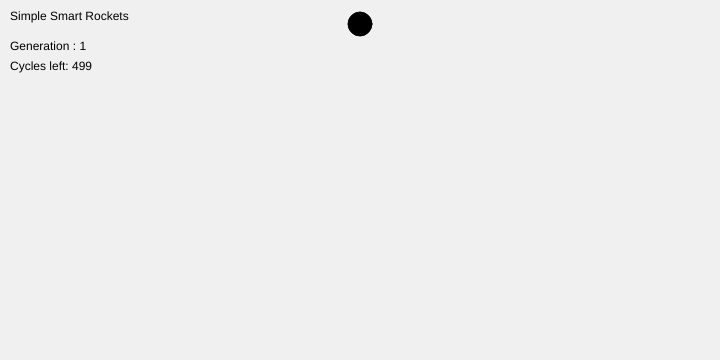
Frame 1 (no input)
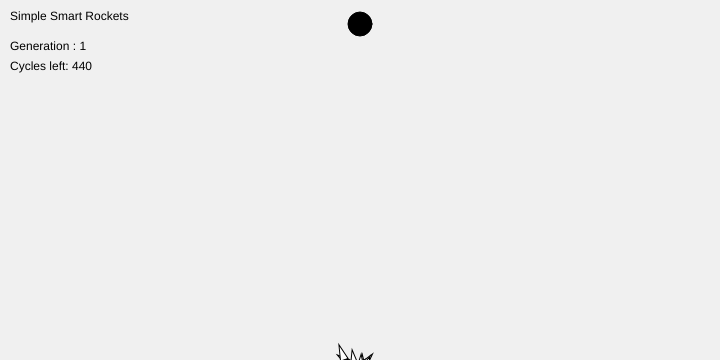
Frame 60 (no input)
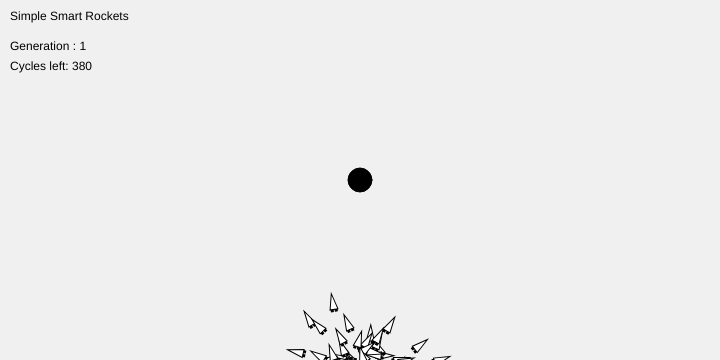
Frame 120 (the mouse pressed at the canvas centre since frame 60)

The p5.js sketch that drew these frames (run headless with seeded random() and noise() and a simulated clock; from frame 60 on, the mouse is pressed at the canvas centre):

// p5.js sketch
// ── sketch.js
/// <reference path="../../p5.global-mode.d.ts" />
// 9.10 進化する力:スマートロケット(Smart Rockets)
const myRad = () => Math.random() * Math.PI * 2;
const randVec2 = (rad) => createVector(Math.cos(rad), Math.sin(rad));
const randVec2With = (force) => randVec2(myRad()).mult(random(0, force));

class DNA {
	constructor(lifetime) {
		this.maxforce = 0.1;
		this.lifetime = lifetime;
		// 生存期間の長さのDNAを作成
		this.genes = Array.from(Array(lifetime), () => randVec2With(this.maxforce));
	}
	// 交叉
	crossover(partner) {
		let child = new DNA(this.lifetime);
		const midpoint = floor(random(this.genes.length));
		child.genes = child.genes.map((v, i) => (i > midpoint) ? this.genes[i] : partner.genes[i]);
		return child;
	}
	// 突然変異
	mutate(mutationRate) {
		this.genes.forEach((v, i, a) => a[i] = random(1) < mutationRate ? randVec2With(this.maxforce) : v);
	}
}

class Rocket {
	constructor(lifetime, _dna) {
		this.position = createVector(width / 2, height + 20);
		this.velocity = createVector(0, 0);
		this.acceleration = createVector(0, 0);

		this.dna = _dna || new DNA(lifetime);
		this.fitness = 0;
		this.r = 4;

		this.geneCounter = 0;
	}
	// カスタマイズ要素2.
	// 適応度関数
	calcFitness(targetPosition /*vec2*/ ) {
		let d = p5.Vector.dist(this.position, targetPosition);
		// 最もシンプルなのは1で割る
		//this.fitness = 1 / d;
		this.fitness = pow(1 / d, 2);
	}
	isHit(targetPosition) {
		return p5.Vector.dist(this.position, targetPosition) < 12;
	}

	applyForce(f) {
		this.acceleration.add(f);
	}
	update() {
		this.velocity.add(this.acceleration);
		this.position.add(this.velocity);
		this.acceleration.mult(0);
	}
	run(targetPosition) {
		if (!this.isHit(targetPosition)) {
			this.applyForce(this.dna.genes[this.geneCounter]);
			this.geneCounter = (this.geneCounter + 1) % this.dna.genes.length;
			this.update();
		}
		this.display();
	}
	display() {
		// heading
		// 90度傾ける(PI/2=90)
		let theta = Math.atan2(this.velocity.y, this.velocity.x) + PI / 2;
		let r = this.r;

		push();
		translate(this.position.x, this.position.y);
		rotate(theta);
		rectMode(CENTER);
		// Thrusters
		fill(0);
		rect(-r / 2, r * 2, r / 2, r);
		rect(r / 2, r * 2, r / 2, r);
		// body
		fill(255);
		beginShape(TRIANGLES);
		vertex(0, -r * 2);
		vertex(-r, r * 2);
		vertex(r, r * 2);
		endShape(CLOSE);

		pop();
	}
}

class Population {
	constructor(targetObject, populationCount, mutationRate = 0.01, lifetime) {
		this.targetObject = targetObject;
		this.mutationRate = mutationRate;
		this.generationCount = 1;
		this.lifetime = lifetime;

		this.create(populationCount, lifetime);
	}
	// 集団の作成
	create(populationCount, lifetime) {
		//this.population = Array.from(Array)
		this.population = Array.from(Array(populationCount), () => new Rocket(lifetime));
	}
	live() {
		this.population.forEach((rocket, i, a) => rocket.run(this.targetObject.position));
	}
	// 集団の各要素の適応度を計算
	calcFitness() {
		this.population.forEach((rocket, i, a) => rocket.calcFitness(this.targetObject.position));
		return this;
	}
	// 選択
	select() {
		// 交配プールを作成
		let maxFitness = Math.max.apply(null, this.population.map((rocket, i, a) => rocket.fitness));

		this.matingPool = [];
		this.population.forEach((rocket, i, a) => {
			let normal = map(rocket.fitness, 0, maxFitness, 0, 1); // scale 0-1.
			let n = floor(normal * 100);
			Array.prototype.push.apply(this.matingPool, Array(n).fill(this.population[i]));
		});

		return this;
	}
	// 生殖
	reproduct() {
		this.population = this.population.map((v, i) => {
			let momRocket = this.matingPool[floor(random(this.matingPool.length))];
			let dadRocket = this.matingPool[floor(random(this.matingPool.length))];

			let momDna = momRocket.dna;
			let dadDna = dadRocket.dna;
			// 交叉
			let childDna = momDna.crossover(dadDna);
			// 突然変異
			childDna.mutate(this.mutationRate);

			return new Rocket(this.lifetime, childDna);
		});
		// 世代が変わる
		this.generationCount++;
		return this;
	}
}

class Target {
	constructor(x, y) {
		this.position = createVector(x, y);
	}
	display() {
		push();
		fill(0);
		stroke(0);
		ellipse(this.position.x, this.position.y, 24, 24);
		pop();
	}
}

let population;
let lifeCounter = 0;
let lifetime = 500; // 1世代の生存期間
let target;

function setup() {
	createCanvas(720, 360);

	target = new Target(width / 2, 24);

	// カスタマイズ要素1.集団の要素数と突然変異率
	const POPULATION_COUNT = 100;
	const MUTATE_RATE = 0.01;
	population = new Population(target, POPULATION_COUNT, MUTATE_RATE, lifetime);
}

function draw() {
	background(240);
	text('Simple Smart Rockets', 10, 20);


	target.display();

	if (lifeCounter < lifetime) {
		population.live();
		lifeCounter++;
	} else {
		lifeCounter = 0;
		population.calcFitness().select().reproduct();
	}

	text(`Generation : ${population.generationCount}`, 10, 50);
	text(`Cycles left: ${lifetime - lifeCounter}`, 10, 70);
}

function mousePressed() {
	target = new Target(mouseX, mouseY);
	population.target = target;
}
